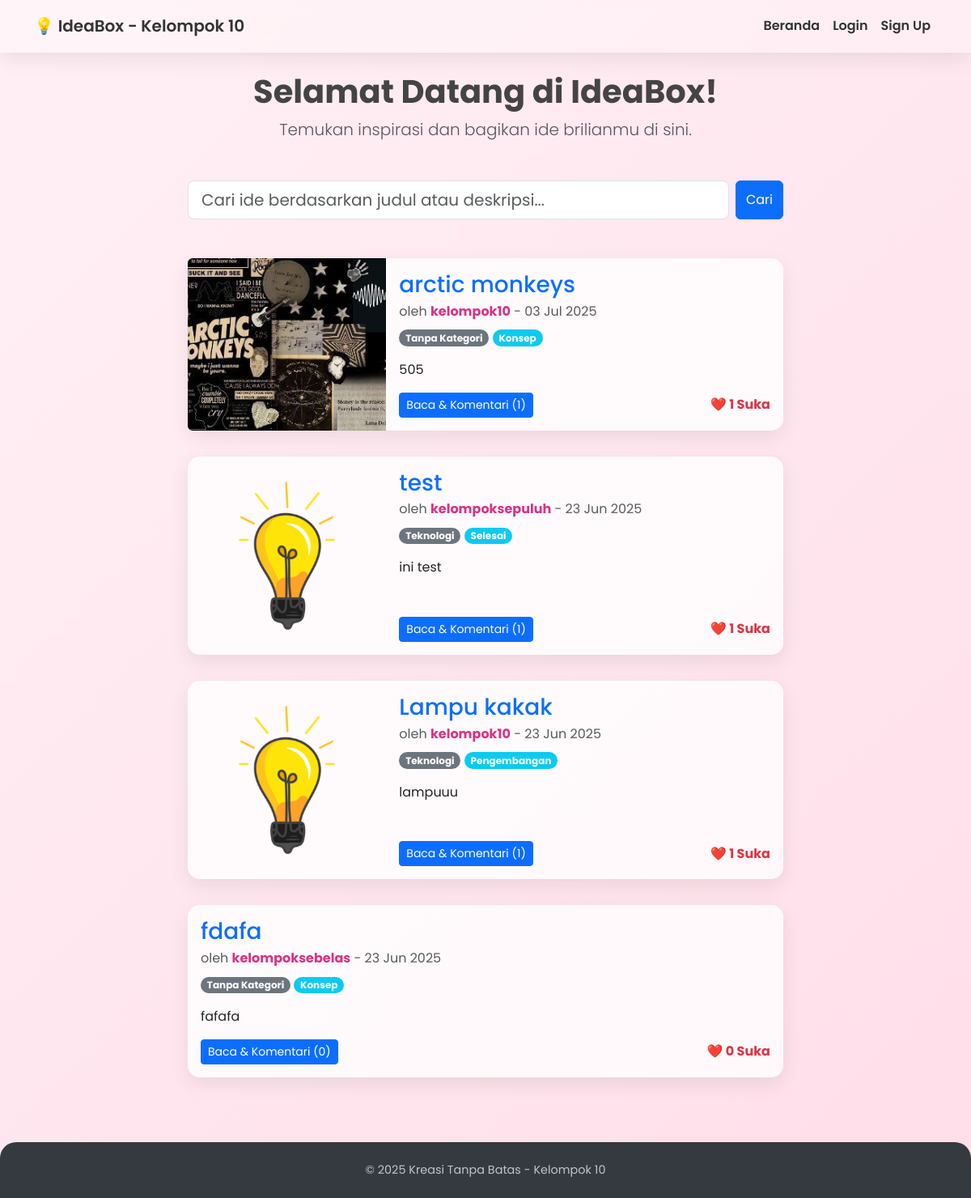
The page / on the database its author committed.
### core/models.py (models this page shows, shortened)
class Ide(models.Model):
    class StatusPilihan(models.TextChoices):
        KONSEP = 'Konsep', 'Konsep'
        PENGEMBANGAN = 'Pengembangan', 'Pengembangan'
        SELESAI = 'Selesai', 'Selesai'
    penulis = models.ForeignKey(User, on_delete=models.CASCADE, related_name='ide')
    judul = models.CharField(max_length=200)
    deskripsi = models.TextField()
    gambar = models.ImageField(upload_to='ide_pics', null=True, blank=True)
    kategori = models.ForeignKey(Kategori, on_delete=models.SET_NULL, null=True, blank=True)
    status = models.CharField(
        max_length=20,
        choices=StatusPilihan.choices,
        default=StatusPilihan.KONSEP
    )
    suka = models.ManyToManyField(User, related_name='ide_disukai', blank=True)
    dibuat_pada = models.DateTimeField(auto_now_add=True)
    diperbarui_pada = models.DateTimeField(auto_now=True)
    def get_absolute_url(self):
        return reverse('ide-detail', kwargs={'pk': self.pk})
    def jumlah_suka(self):
        return self.suka.count()

class Kategori(models.Model):
    nama = models.CharField(max_length=50, unique=True)
    class Meta:
        verbose_name_plural = "Kategori"

### core/views.py (the view)
# urls.py: path('', views.IdeListView.as_view(), name='home'),
class IdeListView(ListView):
    model = Ide
    template_name = 'core/home.html'
    context_object_name = 'ide_list'
    ordering = ['-dibuat_pada']
    paginate_by = 5
    def get_queryset(self):
        queryset = super().get_queryset()
        query = self.request.GET.get('q')
        if query:
            queryset = queryset.filter(
                Q(judul__icontains=query) |
                Q(deskripsi__icontains=query)
            ).distinct()
        return queryset

### core/templates/core/home.html (shortened to what this page needs)
{% extends "core/base.html" %}
{% block content %}
<div class="row justify-content-center">
    <div class="col-md-10 col-lg-8">
        <div class="text-center mb-5">
            <h1 class="fw-bold">Selamat Datang di IdeaBox!</h1>
            <p class="lead text-muted">Temukan inspirasi dan bagikan ide brilianmu di sini.</p>
        </div>
        <div class="mb-5">
            <form action="{% url 'home' %}" method="GET" class="d-flex">
                <input class="form-control me-2 form-control-lg" type="search" placeholder="Cari ide berdasarkan judul atau deskripsi..." name="q" value="{{ request.GET.q }}">
                <button class="btn btn-primary" type="submit">Cari</button>
            </form>
        </div>
        {% for ide in ide_list %}
            <div class="card">
                <div class="row g-0">
                    {% if ide.gambar %}
                        <div class="col-md-4">
                            <img src="{{ ide.gambar.url }}" class="img-fluid rounded-start h-100" alt="Gambar {{ ide.judul }}" style="object-fit: cover;">
                        </div>
                    {% endif %}
                    <div class="{% if ide.gambar %}col-md-8{% else %}col-md-12{% endif %}">
                        <div class="card-body d-flex flex-column h-100">
                            <div>
                                <h3 class="card-title"><a href="{{ ide.get_absolute_url }}" class="text-decoration-none">{{ ide.judul }}</a></h3>
                                <p class="card-subtitle mb-2 text-muted">
                                    oleh <a href="{% url 'profil' ide.penulis.username %}" class="text-decoration-none fw-bold" style="color: #d63384;">{{ ide.penulis.username }}</a>
                                    <span class="d-none d-md-inline">- {{ ide.dibuat_pada|date:"d M Y" }}</span>
                                </p>
                                <div class="mb-3">
                                    <span class="badge bg-secondary rounded-pill">{{ ide.kategori.nama|default:"Tanpa Kategori" }}</span>
                                    <span class="badge bg-info rounded-pill">{{ ide.status }}</span>
                                </div>
                            </div>
                            <p class="card-text">{{ ide.deskripsi|truncatewords:25 }}</p>
                            <div class="mt-auto d-flex justify-content-between align-items-center">
                                <a href="{{ ide.get_absolute_url }}" class="btn btn-primary btn-sm">
                                    Baca & Komentari ({{ ide.komentar.count }})
                                </a>
                                <span class="ms-3 fw-bold" style="color: #dc3545;">❤️ {{ ide.jumlah_suka }} Suka</span>
                            </div>
                        </div>
                    </div>
                </div>
            </div>
            {% endfor %}
    </div>
</div>
{% endblock %}

### core/templates/core/base.html (shortened to what this page needs)
<!DOCTYPE html>
<html lang="id">
<head>
    <link href="https://cdn.jsdelivr.net/npm/bootstrap@5.3.3/dist/css/bootstrap.min.css" rel="stylesheet">
</head>
<body>
    <nav class="navbar navbar-expand-lg mb-4">
        <div class="container">
            <a class="navbar-brand" href="{% url 'home' %}">💡 IdeaBox - Kelompok 10</a>
            <div class="collapse navbar-collapse" id="navbarNav">
                <ul class="navbar-nav ms-auto">
                    <li class="nav-item">
                        <a class="nav-link" href="{% url 'home' %}">Beranda</a>
                    </li>
                    {% if user.is_authenticated %}
                        <li class="nav-item">
                            <a class="nav-link" href="{% url 'ide-create' %}">Buat Ide Baru</a>
                        </li>
                        <li class="nav-item">
                            <a class="nav-link" href="{% url 'profil' user.username %}">Profil</a>
                        </li>
                        <li class="nav-item">
                            <form action="{% url 'logout' %}" method="post" class="logout-form d-flex align-items-center h-100">
                                {% csrf_token %}
                                <button type="submit" class="btn-logout nav-link">Logout</button>
                            </form>
                            </li>
                    {% else %}
                        <li class="nav-item">
                            <a class="nav-link" href="{% url 'login' %}">Login</a>
                        </li>
                        <li class="nav-item">
                            <a class="nav-link" href="{% url 'signup' %}">Sign Up</a>
                        </li>
                    {% endif %}
                </ul>
            </div>
        </div>
    </nav>
    <main class="container">
        {% block content %}{% endblock %}
    </main>
    <footer class="text-center py-4 mt-5">
        <p>&copy; {% now "Y" %} Kreasi Tanpa Batas - Kelompok 10</p>
    </footer>
</body>
</html>

### core/templates/core/base.html (style rules this page uses)
body { font-family: 'Poppins', sans-serif; background: linear-gradient(135deg, #FFF0F5 0%, #FFDEE9 100%); color: #444; display: flex; flex-direction: column; min-height: 100vh; }
main { flex-grow: 1; }
.navbar { background: rgba(255, 255, 255, 0.3); backdrop-filter: blur(10px); -webkit-backdrop-filter: blur(10px); border-bottom: 1px solid rgba(255, 255, 255, 0.2); box-shadow: 0 4px 30px rgba(0, 0, 0, 0.1); position: sticky; top: 0; z-index: 1020; padding-top: 0.75rem; padding-bottom: 0.75rem; }
.navbar-brand, .nav-link { color: #333 !important; font-weight: 600; transition: color 0.3s ease; }
.card { background: rgba(255, 255, 255, 0.8); border: none; border-radius: 15px; box-shadow: 0 8px 25px rgba(0, 0, 0, 0.08); transition: all 0.3s ease; margin-bottom: 2rem !important; }
footer { background: #343a40; color: rgba(255, 255, 255, 0.7); border-top-left-radius: 20px; border-top-right-radius: 20px; }
footer p { margin: 0; font-size: 0.9rem; }
main.container { animation: fadeIn 0.8s ease-out; }

### rows shown on the page
Ide: gambar (picture), judul "arctic monkeys", penulis.username "kelompok10", dibuat_pada "03 Jul 2025", kategori.nama "Tanpa Kategori", status "Konsep", deskripsi "505", komentar.count "1", jumlah_suka "1"
Ide: gambar (picture), judul "test", penulis.username "kelompoksepuluh", dibuat_pada "23 Jun 2025", kategori.nama "Teknologi", status "Selesai", deskripsi "ini test", komentar.count "1", jumlah_suka "1"
Ide: gambar (picture), judul "Lampu kakak", penulis.username "kelompok10", dibuat_pada "23 Jun 2025", kategori.nama "Teknologi", status "Pengembangan", deskripsi "lampuuu", komentar.count "1", jumlah_suka "1"
Ide: judul "fdafa", penulis.username "kelompoksebelas", dibuat_pada "23 Jun 2025", kategori.nama "Tanpa Kategori", status "Konsep", deskripsi "fafafa", komentar.count "0", jumlah_suka "0"
